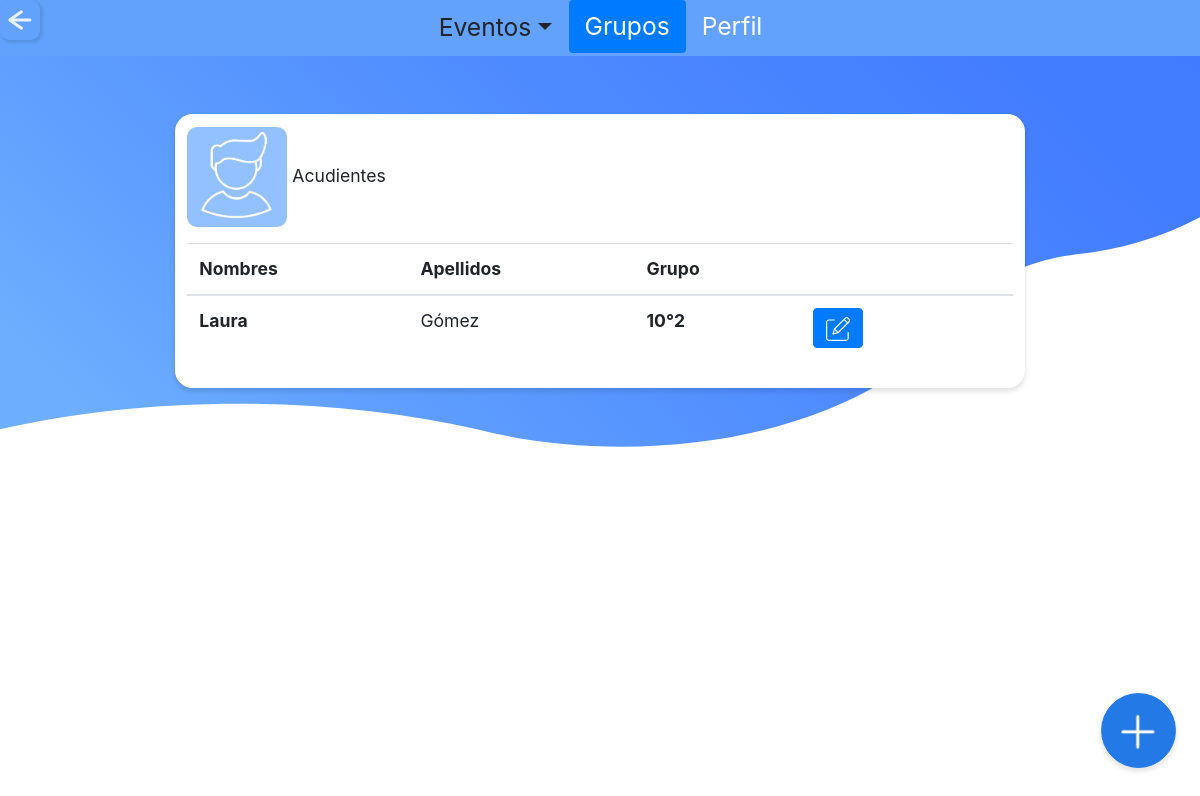
The app's page /admin/acudientes.php (signed in) with its own data.
### tables this page shows
CREATE TABLE `tbl_acudiente` (
  `id_acudiente` varchar(10) NOT NULL,
  `nombre_acu` varchar(30) NOT NULL,
  `apellido_acu` varchar(30) NOT NULL,
  `correo_acu` varchar(60) NOT NULL,
  `contrasena_acu` varchar(20) NOT NULL,
  `codigo_g` varchar(10) NOT NULL
);

CREATE TABLE `tbl_grupo` (
  `codigo_g` varchar(10) NOT NULL,
  `grado_g` int(11) NOT NULL,
  `grupo_g` varchar(3) NOT NULL,
  `id_jornada` varchar(3) DEFAULT NULL
);

### admin/acudientes.php (the view, shortened to what this page needs)
<?php
  include "../php/conexion.php";
  include "../php/variables.php";
?>
<!doctype html>
<html>
  <head>
  <?php
    $title="Administrador | SchoolTime";
    echo Links($title);
    ?>
  </head>
  <body>
    <?php
    $titulo="grupos";
    echo Eventos($titulo); ?>
<br>
<br>
<br>
<br>
<div class="center-90">
<div class="titulo_perfil default">
  <div class="medio">
  <div class="row no-gutters">
  <div class="col-md-3">
  <img class="tipo-evento" src="../iconos/acudiente.png">
  Acudientes
  </div>
  <div class="col-md-9">
  </div>
  </div>
    <div class="table-responsive">
    <table class="table margin-top-1">
    <thead>
    <tr>
      <th scope="col">Nombres</th>
      <th>Apellidos</th>
      <th>Grupo</th>
      <th></th>
      <th></th>
    </tr>
  </thead>
  <?php
	$queryDoc="SELECT * FROM tbl_acudiente ORDER BY nombre_acu";
	$resultadoDoc=$conexion->query($queryDoc);
	while ($rowDoc=$resultadoDoc->fetch_assoc()){
  ?>
  <tbody>
    <tr>
    <th scope="col"> <?php echo $rowDoc['nombre_acu']?> </th>
     <td> <?php echo $rowDoc['apellido_acu']?> </td>
     <?php
     $codigo = $rowDoc['codigo_g'];
     $query="SELECT * FROM tbl_grupo WHERE codigo_g='$codigo'";
     $resultadoG=$conexion->query($query);
     $rowG=$resultadoG->fetch_assoc();
     ?>
     <th><?php
      echo $rowG['grado_g'];?>°<?php echo $rowG['grupo_g'];
      ?></th>
     <td>
      <a  href="actualizar_acu.php?id=<?php echo $rowDoc['id_acudiente']?>" style="color: white; text-decoration: none; ">
     <button type="button" class="btn btn-primary btn-icon-2">
      <img class="icon" src="../svg/edit.svg"></button></a>
     </td>
    </tr>
    <?php
}
?>
  </tbody>
</table>
</div>
  </div>
</div>
</div>
<center>
  <div class="form-check form-check-inline">
  <input class="btn_ok large" type="button" onclick="window.location.href = '<?php echo $n_acudiente?>';" value="Nuevo Acudiente">
  </div>
  </center>
  </body>
</html>

### css/style.css (style rules this page uses)
* { padding: 0; margin: 0; }
body { background: url(../svg/back_one.svg) no-repeat center center fixed; background-size: cover; font-size: 110%; }
.center-90 { margin: 0 auto; max-width: 90%; padding: 0.5em; border: 0px solid #CCC; border-radius: 1em; background-color: transparent; }
.icon { width:100%; }
.btn-icon-2 { max-width:50px; }
.btn_ok { position: fixed; bottom: 0; right: 1.5rem; display: inline-block; font-weight: 400; color: transparent; -webkit-user-select: none; -moz-user-select: none; -ms-user-select: none; user-select: none; width: 75px; height: 75px; box-shadow: 0px 3px 4px 1px rgba(0, 0, 0, 0.1); background-color: c; background: url(../iconos/nuevo_env.png) no-repeat center center; background-size: 100%; border: 1px solid #2379E6; padding: 0.375rem 0.75rem; margin-bottom: 2rem; line-height: 1.5; border-radius: 3rem; margin-left: -1.5rem; transition: width .7s; }
input { background-color: white; width: 80px; height: 80px; border-radius: 10px; border-color: transparent; color: transparent; box-shadow: 2px 2px 3px 1px rgba(0, 0, 0, 0.1); }
.large { font-size: 140%; }
.tipo-evento { background-color: white; width: 100px; height: 100px; border-radius: 10px; border-color: #F2F2F2; color: transparent; }
.medio { margin: 0 auto; max-width: 80%; padding: 0.7em; border: 0px solid #CCC; box-shadow: 0px 3px 4px 1px rgba(0, 0, 0, 0.1); border-radius: 1em; background-color: white; margin-bottom: 0.6rem; text-decoration: none; }
.margin-top-1 { margin-top: 1rem; }

### records on screen
tbl_acudiente: nombre_acu "Laura", apellido_acu "Gómez", codigo_g.grado_g "10", codigo_g.grupo_g "2"
